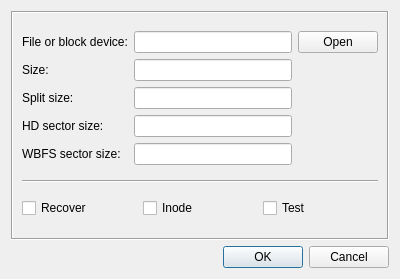
<?xml version="1.0" encoding="UTF-8"?>
<ui version="4.0">
 <class>WBFSDialog</class>
 <widget class="QDialog" name="WBFSDialog">
  <property name="geometry">
   <rect>
    <x>0</x>
    <y>0</y>
    <width>400</width>
    <height>279</height>
   </rect>
  </property>
  <property name="windowTitle">
   <string>Create WBFS</string>
  </property>
  <property name="windowIcon">
   <iconset>
    <normaloff>:/appicon/images/appicon.png</normaloff>:/appicon/images/appicon.png</iconset>
  </property>
  <layout class="QVBoxLayout" name="verticalLayout_2">
   <item>
    <widget class="QFrame" name="frame">
     <property name="locale">
      <locale language="English" country="UnitedStates"/>
     </property>
     <property name="frameShape">
      <enum>QFrame::Box</enum>
     </property>
     <property name="frameShadow">
      <enum>QFrame::Sunken</enum>
     </property>
     <layout class="QVBoxLayout" name="verticalLayout">
      <item>
       <layout class="QGridLayout" name="gridLayout">
        <item row="0" column="0">
         <widget class="QLabel" name="label">
          <property name="locale">
           <locale language="English" country="UnitedStates"/>
          </property>
          <property name="text">
           <string>File or block device:</string>
          </property>
         </widget>
        </item>
        <item row="0" column="1">
         <widget class="QLineEdit" name="lineEdit_Path">
          <property name="locale">
           <locale language="English" country="UnitedStates"/>
          </property>
         </widget>
        </item>
        <item row="0" column="2">
         <widget class="QPushButton" name="pushButton_Open">
          <property name="locale">
           <locale language="English" country="UnitedStates"/>
          </property>
          <property name="text">
           <string>Open</string>
          </property>
          <property name="icon">
           <iconset resource="../wiibafu.qrc">
            <normaloff>:/images/open.png</normaloff>:/images/open.png</iconset>
          </property>
          <property name="iconSize">
           <size>
            <width>16</width>
            <height>16</height>
           </size>
          </property>
          <property name="shortcut">
           <string>Ctrl+S, Ctrl+W</string>
          </property>
         </widget>
        </item>
        <item row="1" column="0">
         <widget class="QLabel" name="label_3">
          <property name="locale">
           <locale language="English" country="UnitedStates"/>
          </property>
          <property name="text">
           <string>Size:</string>
          </property>
         </widget>
        </item>
        <item row="1" column="1">
         <widget class="QLineEdit" name="lineEdit_Size">
          <property name="locale">
           <locale language="English" country="UnitedStates"/>
          </property>
         </widget>
        </item>
        <item row="2" column="0">
         <widget class="QLabel" name="label_4">
          <property name="locale">
           <locale language="English" country="UnitedStates"/>
          </property>
          <property name="text">
           <string>Split size:</string>
          </property>
         </widget>
        </item>
        <item row="2" column="1">
         <widget class="QLineEdit" name="lineEdit_SplitSize">
          <property name="locale">
           <locale language="English" country="UnitedStates"/>
          </property>
         </widget>
        </item>
        <item row="3" column="0">
         <widget class="QLabel" name="label_5">
          <property name="locale">
           <locale language="English" country="UnitedStates"/>
          </property>
          <property name="text">
           <string>HD sector size:</string>
          </property>
         </widget>
        </item>
        <item row="3" column="1">
         <widget class="QLineEdit" name="lineEdit_HDDSectorSize">
          <property name="locale">
           <locale language="English" country="UnitedStates"/>
          </property>
         </widget>
        </item>
        <item row="4" column="0">
         <widget class="QLabel" name="label_6">
          <property name="locale">
           <locale language="English" country="UnitedStates"/>
          </property>
          <property name="text">
           <string>WBFS sector size:</string>
          </property>
         </widget>
        </item>
        <item row="4" column="1">
         <widget class="QLineEdit" name="lineEdit_WBFSSectorSize">
          <property name="locale">
           <locale language="English" country="UnitedStates"/>
          </property>
         </widget>
        </item>
       </layout>
      </item>
      <item>
       <widget class="Line" name="line">
        <property name="orientation">
         <enum>Qt::Horizontal</enum>
        </property>
       </widget>
      </item>
      <item>
       <layout class="QHBoxLayout" name="horizontalLayout">
        <item>
         <widget class="QCheckBox" name="checkBox_Recover">
          <property name="text">
           <string>Recover</string>
          </property>
         </widget>
        </item>
        <item>
         <widget class="QCheckBox" name="checkBox_Inode">
          <property name="text">
           <string>Inode</string>
          </property>
         </widget>
        </item>
        <item>
         <widget class="QCheckBox" name="checkBox_Test">
          <property name="text">
           <string>Test</string>
          </property>
         </widget>
        </item>
       </layout>
      </item>
     </layout>
    </widget>
   </item>
   <item>
    <widget class="QDialogButtonBox" name="buttonBox">
     <property name="styleSheet">
      <string notr="true">dialogbuttonbox-buttons-have-icons: 1;</string>
     </property>
     <property name="locale">
      <locale language="English" country="UnitedStates"/>
     </property>
     <property name="orientation">
      <enum>Qt::Horizontal</enum>
     </property>
     <property name="standardButtons">
      <set>QDialogButtonBox::Cancel|QDialogButtonBox::Ok</set>
     </property>
    </widget>
   </item>
  </layout>
 </widget>
 <resources>
  <include location="../wiibafu.qrc"/>
 </resources>
 <connections>
  <connection>
   <sender>buttonBox</sender>
   <signal>accepted()</signal>
   <receiver>WBFSDialog</receiver>
   <slot>accept()</slot>
   <hints>
    <hint type="sourcelabel">
     <x>248</x>
     <y>254</y>
    </hint>
    <hint type="destinationlabel">
     <x>157</x>
     <y>274</y>
    </hint>
   </hints>
  </connection>
  <connection>
   <sender>buttonBox</sender>
   <signal>rejected()</signal>
   <receiver>WBFSDialog</receiver>
   <slot>reject()</slot>
   <hints>
    <hint type="sourcelabel">
     <x>316</x>
     <y>260</y>
    </hint>
    <hint type="destinationlabel">
     <x>286</x>
     <y>274</y>
    </hint>
   </hints>
  </connection>
 </connections>
</ui>
